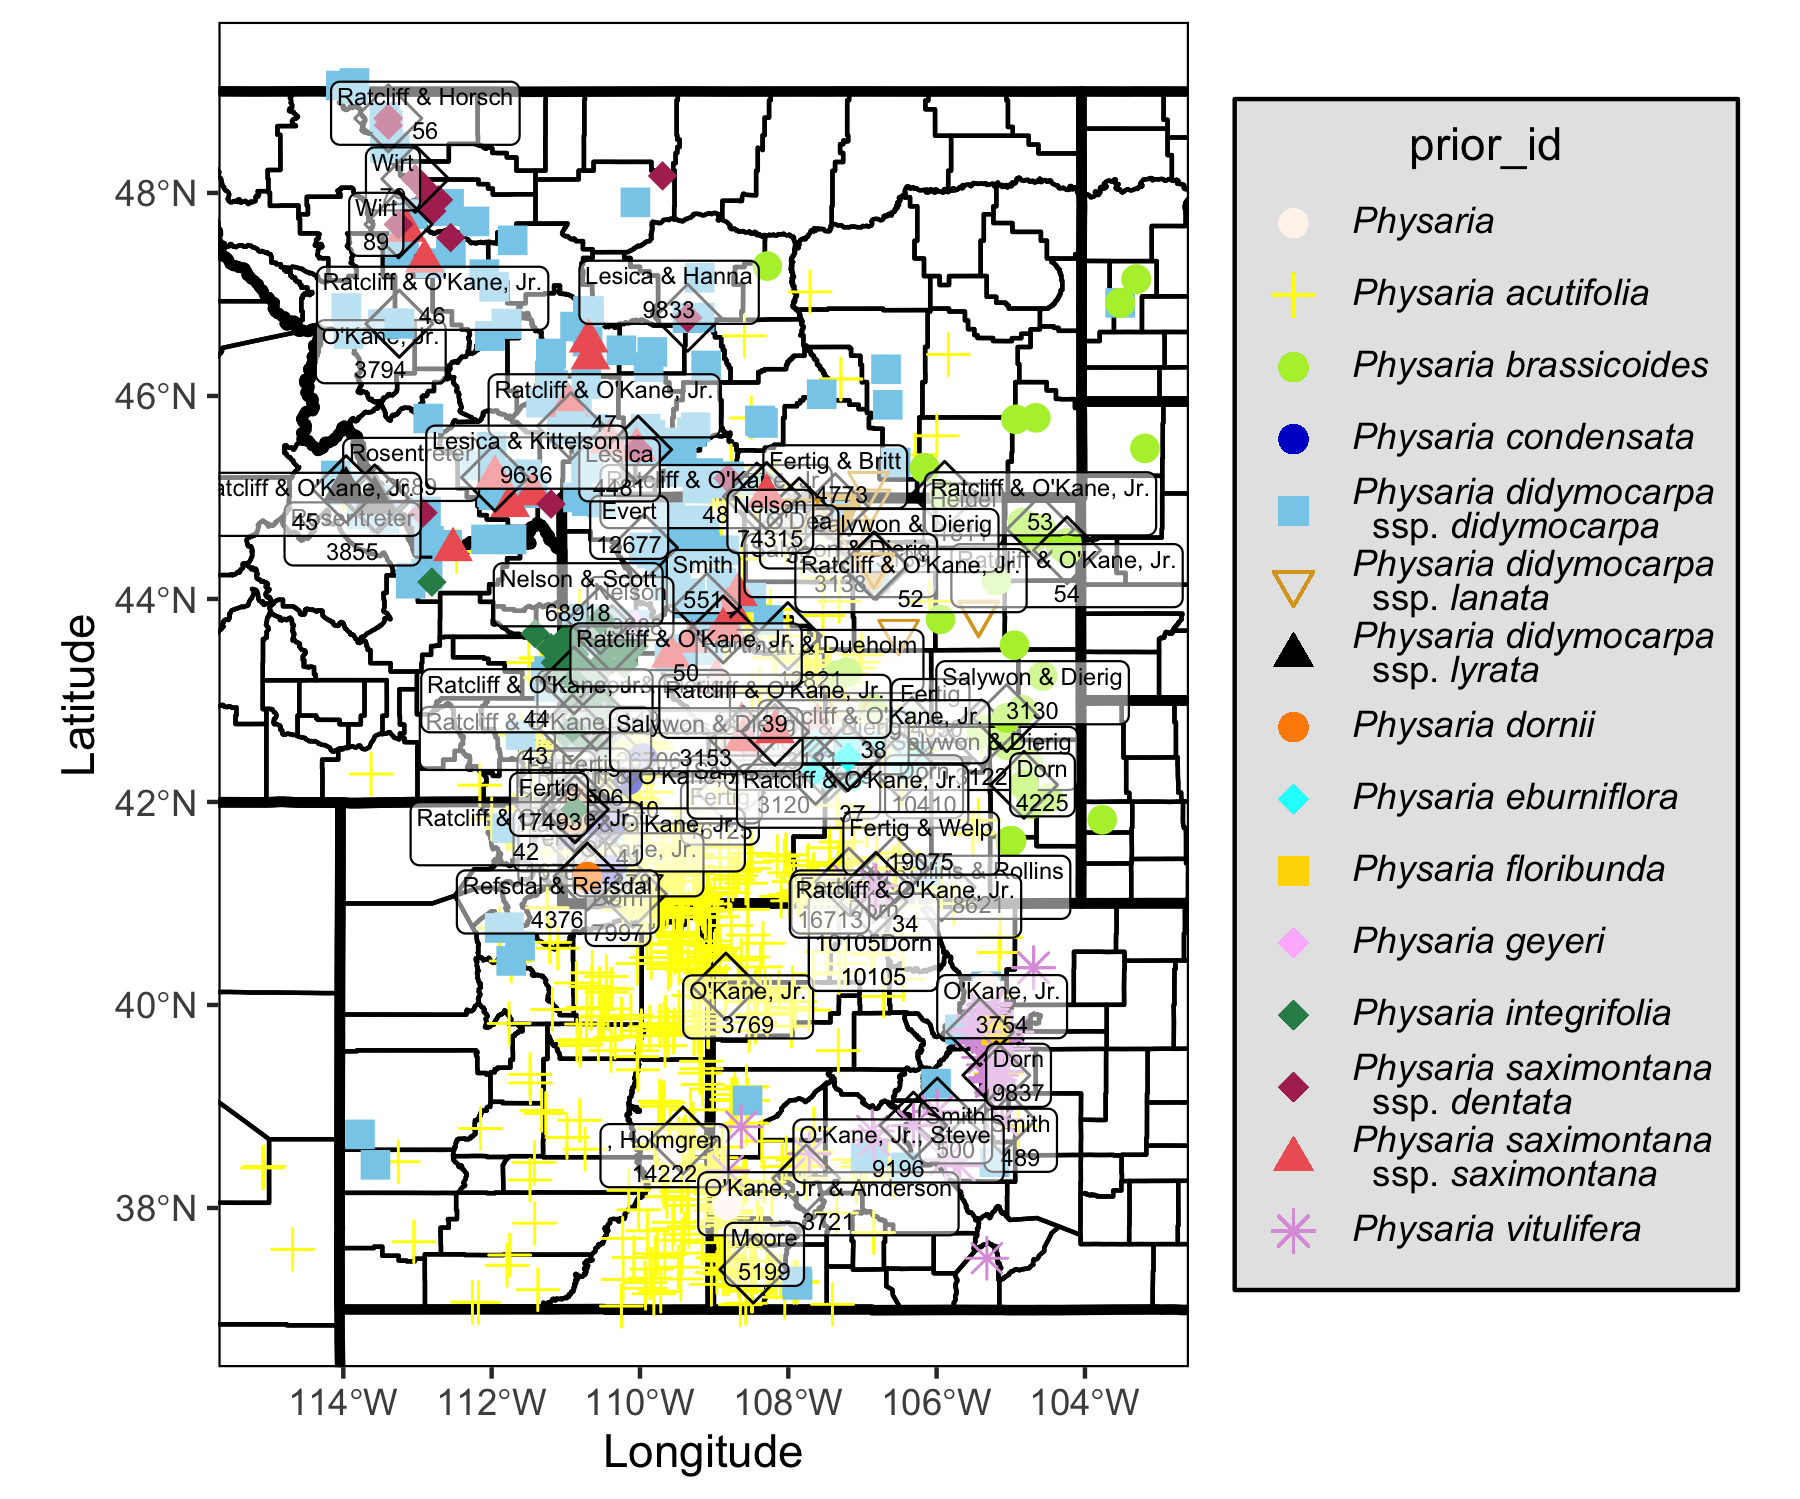

This figure's R source:
library(ThesisPackage)

#  Assign Specimen Data ----
dna_specimens <- ThesisPackage::dna_specimens %>%
  dplyr::select(-c("Latitude.y", "Longitude.y")) %>%
  dplyr::rename_at(.vars = dplyr::vars(dplyr::matches(".x$")),
                   ~ gsub(pattern = "\\.x$", replacement = "", x = .)) %>%

  # Join coordinate nudges by sample label ID.
  dplyr::left_join(x = .,
                   y = readxl::read_excel("data-raw/mapping/map-labels.xlsx",
    col_types = c("text", "numeric", "numeric"), na = c("", "NA")),
    by = "label") %>%
  dplyr::mutate(x_nudge = ifelse(is.na(x_nudge), 0.25, x_nudge),
                y_nudge= ifelse(is.na(y_nudge), -0.15, y_nudge)) %>%
  dplyr::filter(!is.na(Latitude) & !is.na(Longitude))

# Prior Annotations ----
total_priors <- ThesisPackage::herbarium_specimens %>%
  dplyr::select(prior_id, Latitude, Longitude) %>%
  ThesisPackage::subset_coords(specimen_tbl = .,
                               Latitude = c(37, 49.1),
                               Longitude = c(-115.2, -103)) %>%
  # Filter out Lesquerella / Physaria sensu lato spp.
  dplyr::filter(!grepl(paste("Lesquerella", "cnema", "alpina", "cordiformis",
                             "macrantha", sep = "|", collapse = ""),
                       x = prior_id) & !grepl("\\?|Brassicaceae", x = prior_id))

# Build ggplot ----
dna_ggplot <-
  ThesisPackage::map_specimens(specimen_tbl = total_priors, f_adj = 0,
                             id_column = "prior_id", shape_opt = "prior_id") %>%
  ThesisPackage::map_themes(gg_map_obj = ., legend_title = "Prior Annotations",
                            mapped_specimens = total_priors,
                            id_column = "prior_id")

# Construct Call Objects ----
map_labels <-
  purrr::pmap(dna_specimens,
            function(Collector, Collection_Number, x_nudge, y_nudge, ...) {
              rlang::call2(rlang::expr(ThesisPackage::map_spp_id),
                           specimen_tbl = rlang::expr(dna_specimens),
                           gg_map_obj = rlang::expr(.), label_size = 2,
                           id_column = "prior_id",  shape_opt = "prior_id",
                           collector = Collector,
                           collection = Collection_Number,
                           h_adjust = x_nudge, v_adjust = y_nudge)
            }) %>%
  # Reduce the expression to collapse species id label call objects into chain.
  purrr::reduce(~ rlang::expr(!!.x %>% !!.y),
                .init = rlang::expr(dna_ggplot))

# Evaluate call object chain and save plot to file.
dna_ggplot <- rlang::eval_tidy(map_labels)
cowplot::ggsave2(filename = "data-raw/mapping/map-dna.pdf", plot = dna_ggplot,
                 width = 13, height = 13)

print(dna_ggplot)
